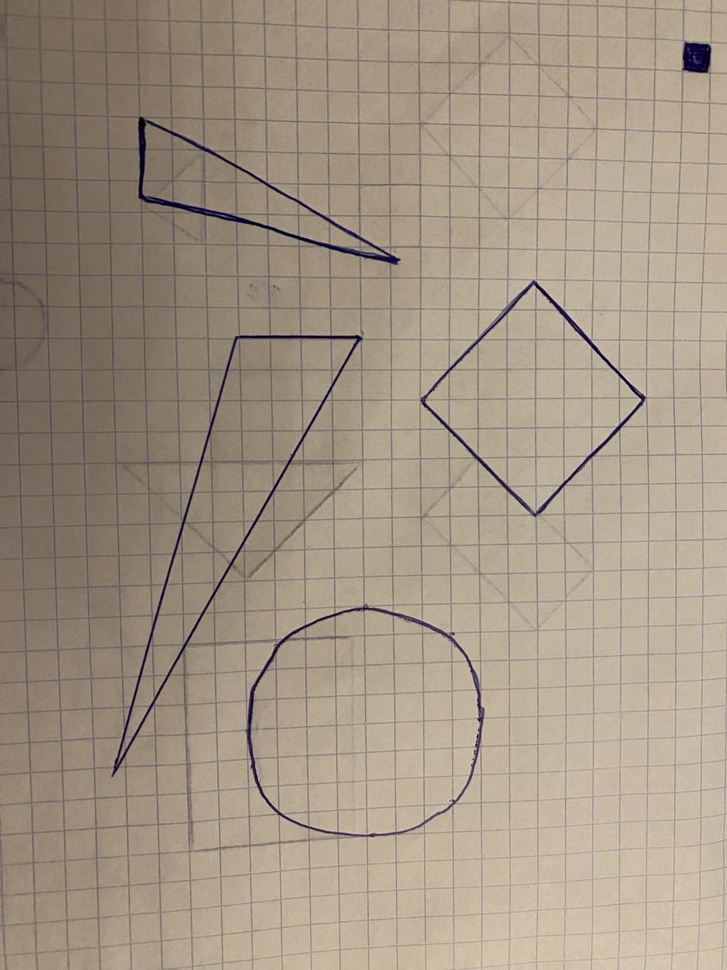
//> input picture GeometryCV/GeometryCV/CV/k1.jpg, 727 x 970 px, shrunk from 1125 x 1500 before the run
$ ./GeometryCV   (built with g++ and OpenCV 4)
//> lines starting //> are read from the running program, lines starting //| are printed output that depends on the picture; after the words box and inside, x2 and y2 are one past the last pixel; in counts of white or black regions, pixels touching at a corner belong together
//> further down, image is the input picture: 970 rows x 727 cols, CV_8UC3; mean B, G, R 132.8, 149.8, 163.5
#include <opencv2/opencv.hpp>
#include <opencv2/core.hpp>
#include <opencv2/imgcodecs.hpp>
#include <opencv2/highgui.hpp>
#include <iostream>
#include <iomanip>
#include <cmath>

cv::Mat preProcessing(cv::Mat img)
{
    cv::Mat imgPre;
    // Zamiana na kolorów obrazu na skale szaroœci w celu umo¿liwnienia detekcji Canny
    cv::cvtColor(img, img, cv::COLOR_BGR2GRAY);
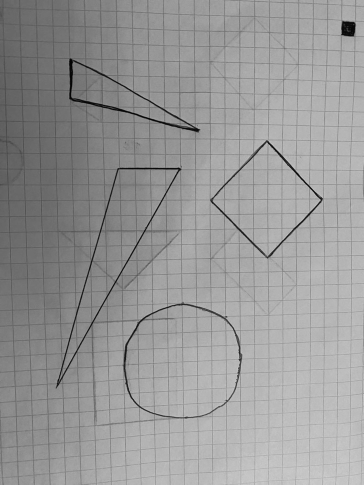
//> img: 970 rows x 727 cols, CV_8UC1 (shown at 1/2 size); min 0, max 211, mean 152

    // Zastosowanie rozmazywania gaussowskiego w celu wyg³adzenia krawedzi monet
    cv::GaussianBlur(img, imgPre, cv::Size(5, 5), 3);

    // Detekcja krawêdzi o okreœlonej czu³oœci, dostosowany na podstawie eksperymentów
    cv::Canny(imgPre, imgPre, 170, 170);
//> imgPre: 970 rows x 727 cols, CV_8UC1; 1% white in thin lines or dots, all inside (x1, y1, x2, y2) = (111, 41, 712, 839)

    // Rozszerzanie (dylatacja) konturów na obrazie, aby po³¹czyæ s¹siednie piksele i wype³niæ luki.
    cv::Mat kernel = cv::getStructuringElement(cv::MORPH_RECT, cv::Size(3, 3));
    cv::dilate(imgPre, imgPre, kernel, cv::Point(-1, -1), 1);

    // Operacja morfologiczna zamkniêcia, zastosowana w celu zamkniêcia ma³ych luk i usuwania ma³ych obiektów na obrazie.
    cv::morphologyEx(imgPre, imgPre, cv::MORPH_CLOSE, kernel);
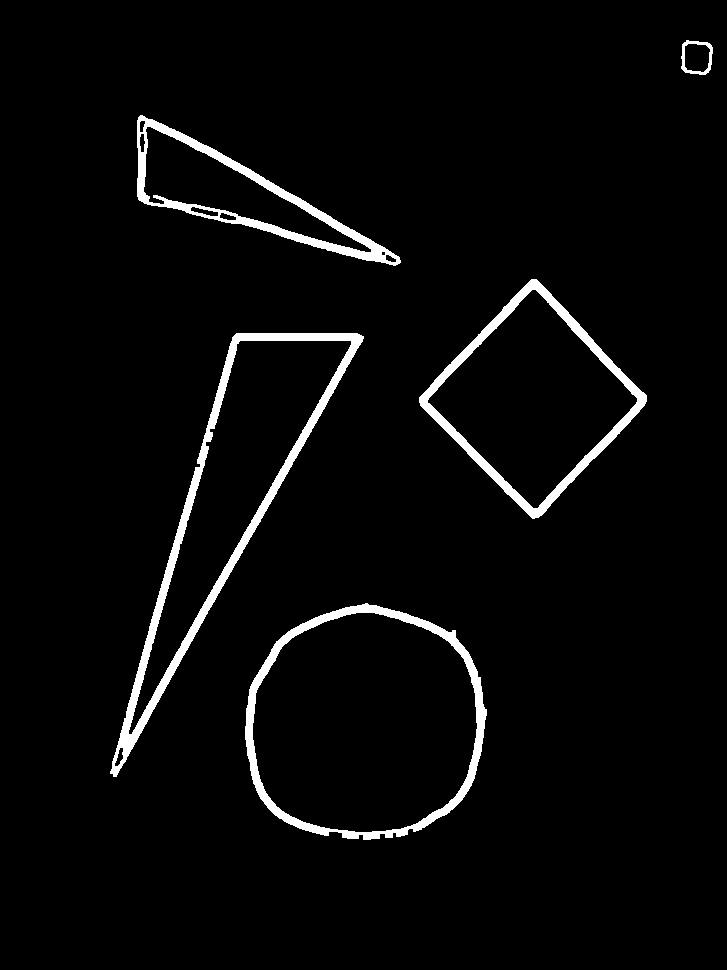
//> imgPre: 970 rows x 727 cols, CV_8UC1; 3.5% white; 5 white regions

    return imgPre;
}

std::string rozpoznajFigury(const std::vector<cv::Point>& contour)
{
    int numVertices = contour.size();

    if (numVertices == 4)
    {
        double side1 = cv::norm(contour[0] - contour[1]);
        double side2 = cv::norm(contour[1] - contour[2]);
        double side3 = cv::norm(contour[2] - contour[3]);
        double side4 = cv::norm(contour[3] - contour[0]);

        double maxSide = std::max({ side1, side2, side3, side4 });
        double minSide = std::min({ side1, side2, side3, side4 });

        // Sprawdz roznice najkrotszego i najdluzszego boku czworoboku, aby wyrózniæ który jest kwadratem
        if (std::abs(maxSide - minSide) < 20)
        {
            return "Square";
        }
        else
        {
            return "Rectangle";
        }
    }
    else if (numVertices == 3)
    {
        return "Triangle";
    }
    else if (numVertices > 4)
    {
        return "Circle";
    }
}


std::vector<cv::Point> aproksymacjaKonturu(const std::vector<cv::Point>& contour)
{
    std::vector<cv::Point> approx;
    cv::approxPolyDP(contour, approx, cv::arcLength(contour, true) * 0.03, true);
    return approx;
}

void okreslGeometrie(cv::Mat image, const std::vector<std::vector<cv::Point>>& contours, double area, size_t closestContourIndex)
{
    double skala = 5 / std::sqrt(area);

    for (size_t j = 0; j < contours.size(); ++j)
    {
        double areaSmall = cv::contourArea(contours[j]);

        // Zignoruj ma³e kontury
        if (areaSmall < 500)
            continue;

        // SprawdŸ, czy kontur jest wystarczaj¹co du¿y w porównaniu do konturu referencyjnego
        double areaRatio = areaSmall / area;
        if (areaRatio < 0.1)
            continue;

        if (j == closestContourIndex)
            break;
        else
        {
            std::string figura = rozpoznajFigury(contours[j]);
            cv::putText(image, figura, contours[j][0], cv::FONT_HERSHEY_SIMPLEX, 0.8, cv::Scalar(0, 0, 255), 2); // Wyswietlanie rozpoznanych figur geometrycznych

            if (figura == "Triangle" || figura == "Rectangle" || figura == "Square")
            {
                for (size_t i = 0; i < contours[j].size(); ++i)
                {
                    cv::circle(image, contours[j][i], 3, cv::Scalar(255, 0, 0), -1);

                    cv::Point pt1 = contours[j][i];
                    cv::Point pt2 = contours[j][(i + 1) % contours[j].size()];
                    double distance = cv::norm(pt1 - pt2);

                    distance = distance * skala; // Przeskalowanie d³ugoœci boku wzglêdem referencji

                    cv::Point textPos = (pt1 + pt2) / 2;
                    cv::Point textDir = pt2 - pt1;
                    cv::Point textOffset = cv::Point(-10, -10);

                    std::stringstream ss;
                    ss << std::fixed << std::setprecision(1) << distance;
                    std::string distanceString = ss.str();

                    cv::putText(image, distanceString + " mm", textPos + textOffset, cv::FONT_HERSHEY_SIMPLEX, 0.5, cv::Scalar(0, 255, 255), 2); //Wyswietlenie dlugosci bokow w mm
                }
            }
            else if (figura == "Circle")
            {
                cv::Point2f center;
                float radius;
                cv::minEnclosingCircle(contours[j], center, radius);

                radius = radius * skala; // Przeskalowanie dlugosci promienia wzgledem referencji

                std::stringstream ss;
                ss << std::fixed << std::setprecision(1) << radius;
                std::string radiusString = ss.str();

                cv::putText(image, "R=" + radiusString + " mm", center, cv::FONT_HERSHEY_SIMPLEX, 0.5, cv::Scalar(0, 255, 255), 2); // Wyswietlenie promienia w mm
            }
        }
    }
}

int main()
{
    std::vector<std::string> imagePaths = { "CV\\k1.jpg",
                                            "CV\\k2.jpg",
                                            "CV\\k3.jpg" };

    int currentImageIndex = 0;
    int numImages = imagePaths.size();

    cv::Mat image = cv::imread(imagePaths[currentImageIndex]);

    if (image.empty())
    {
        std::cout << "Could not upload the image." << std::endl;
        return -1;
    }

    cv::Mat imgPre = preProcessing(image);

    std::vector<std::vector<cv::Point>> contours;
    cv::findContours(imgPre, contours, cv::RETR_EXTERNAL, cv::CHAIN_APPROX_SIMPLE);
//> contours = 5 contours; box (x1, y1, x2, y2) and area: (245, 603, 487, 840) 45266, (110, 333, 364, 777) 30902, (419, 279, 647, 519) 28529, (137, 115, 401, 266) 13382, (681, 40, 713, 75) 899

    // Utworzenie wektora do przechowywania uproszczonych konturów
    std::vector<std::vector<cv::Point>> simplifiedContours;

    // Uproszczenie konturów
    for (const auto& contour : contours)
    {
        std::vector<cv::Point> simplifiedContour = aproksymacjaKonturu(contour);
        simplifiedContours.push_back(simplifiedContour);
    }
//> this loop made 5 passes
//> simplifiedContour on passes 2, 4: 3 Points (x, y): [363, 336], [232, 337], [113, 776], 3 Points (x, y): [138, 117], [144, 203], [400, 262]

    double minDistance = std::numeric_limits<double>::max();
    size_t closestContourIndex = 0;

    // Szukanie konturu referencyjnego najbli¿ej prawego górnego rogu
    for (size_t i = 0; i < contours.size(); ++i)
    {
        const auto& contour = contours[i];
        for (const auto& point : contour)
        {
            double distance = cv::norm(point - cv::Point(image.cols, 0)); // Odleg³oœæ od prawego górnego rogu

            if (distance < minDistance)
            {
                minDistance = distance;
                closestContourIndex = i;
            }
        }
    }
//> this loop made 5 passes
//> (minDistance, closestContourIndex) on passes 1 to 5: (686.2, 0), (495.4, 1), (338.1, 2), (338.1, 2), (46.52, 4)
//> after the loop, minDistance = 46.52; closestContourIndex = 4

    double area = cv::contourArea(contours[closestContourIndex]);
//> area = 899

    while (true)
    {
        cv::Mat imageToShow = image.clone();
        cv::Mat imgPreToShow = imgPre.clone();

        // Wyœwietlanie konturów na obrazie
        for (size_t i = 0; i < contours.size(); ++i)
        {
            if (i == closestContourIndex) // Wyj¹tek dla konturu referencyjnego
            {
                cv::drawContours(imageToShow, contours, static_cast<int>(closestContourIndex), cv::Scalar(0, 255, 255), 3);
                cv::putText(imageToShow, "Reference", contours[closestContourIndex][0] + cv::Point(-140, 0), cv::FONT_HERSHEY_SIMPLEX, 0.8, cv::Scalar(0, 255, 255), 2);
            }
            else
            {
                cv::drawContours(imageToShow, std::vector<std::vector<cv::Point>>{contours[i]}, -1, cv::Scalar(0, 0, 255), 3);
            }
        }
//> this loop made 5 passes
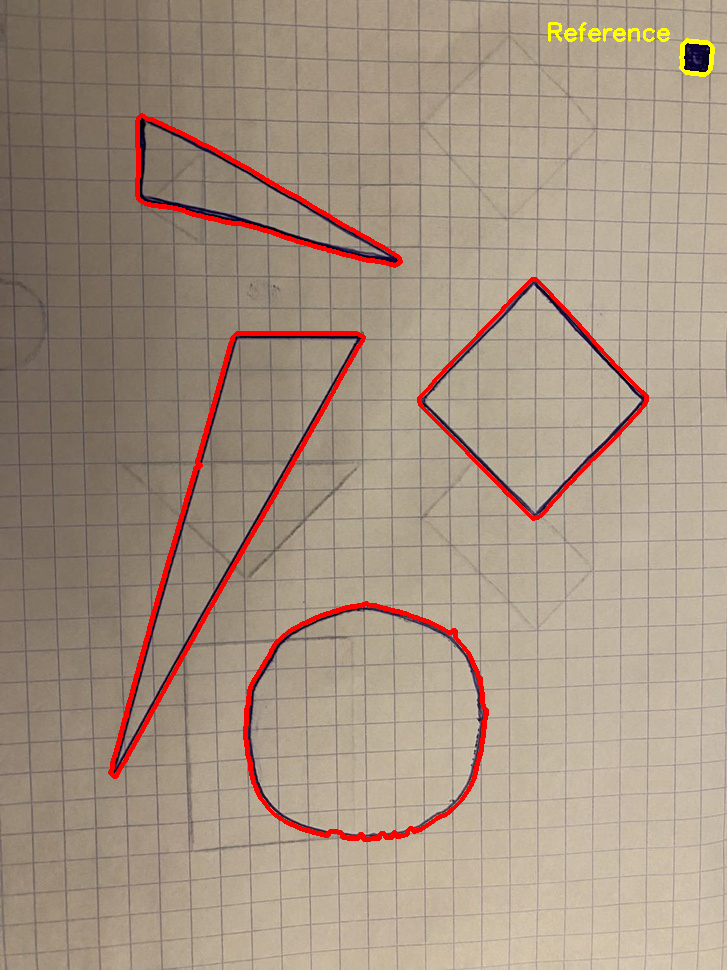
//> imageToShow: 970 rows x 727 cols, CV_8UC3; 2.24% of pixels changed, all inside (x1, y1, x2, y2) = (108, 22, 715, 842)

        okreslGeometrie(imageToShow, simplifiedContours, area, closestContourIndex);
//> in okreslGeometrie, `double skala = 5 / std::sqrt(area);`: skala = 0.167
//> the loop in okreslGeometrie, `for (size_t j = 0; j < contours.size(); ++j)` made 5 passes
//> (areaSmall, areaRatio, numVertices in rozpoznajFigury, side1 in rozpoznajFigury, side2 in rozpoznajFigury, side3 in rozpoznajFigury, side4 in rozpoznajFigury, maxSide in rozpoznajFigury) on pass 3: (27137, 30.19, 4, 166.4, 163.3, 166.4, 163.3, 166.4)
//> pass 1, in okreslGeometrie, `cv::putText(image, figura, contours[j][0], cv::FONT_HERSHEY_SIMPLEX, 0..`:
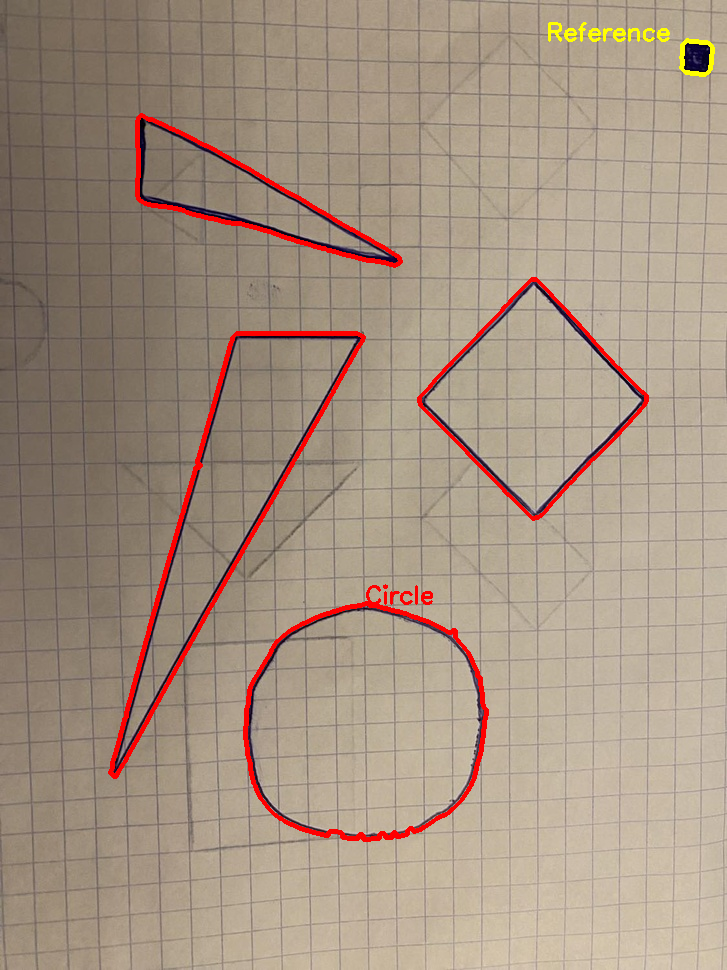
//> image: 970 rows x 727 cols, CV_8UC3; 0.07% of pixels changed, all inside (x1, y1, x2, y2) = (366, 584, 433, 605)
//> pass 1, in okreslGeometrie, `cv::putText(image, "R=" + radiusString + " mm", center, cv::FONT_HERSH..`:
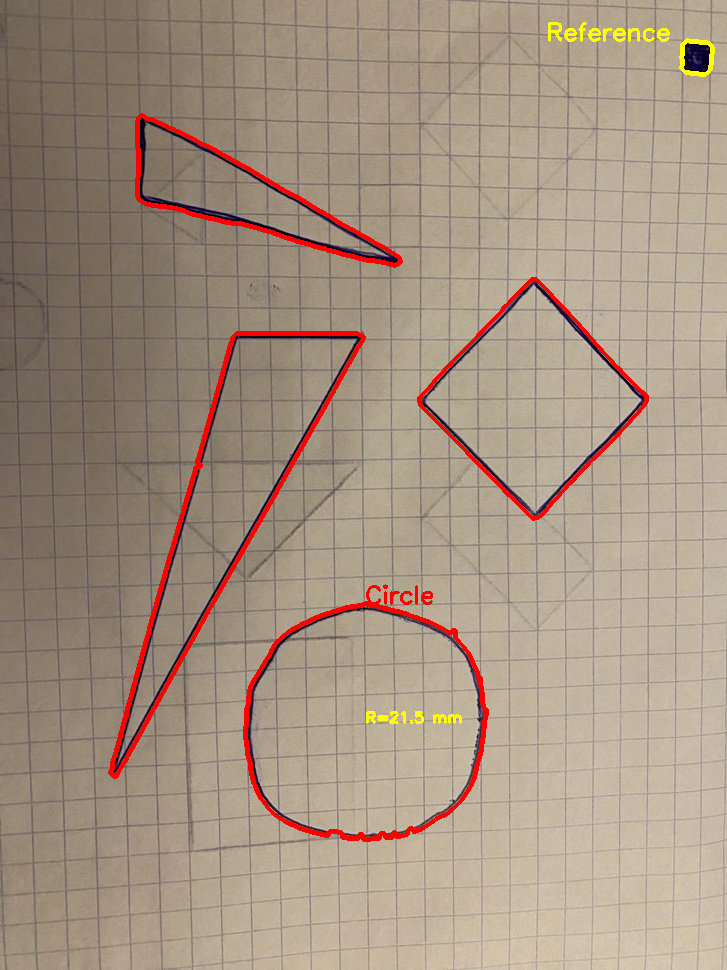
//> image: 970 rows x 727 cols, CV_8UC3; 0.08% of pixels changed, all inside (x1, y1, x2, y2) = (366, 711, 462, 724)
//> after the loop in okreslGeometrie, `for (size_t j = 0; j < contours.size(); ++j)`:
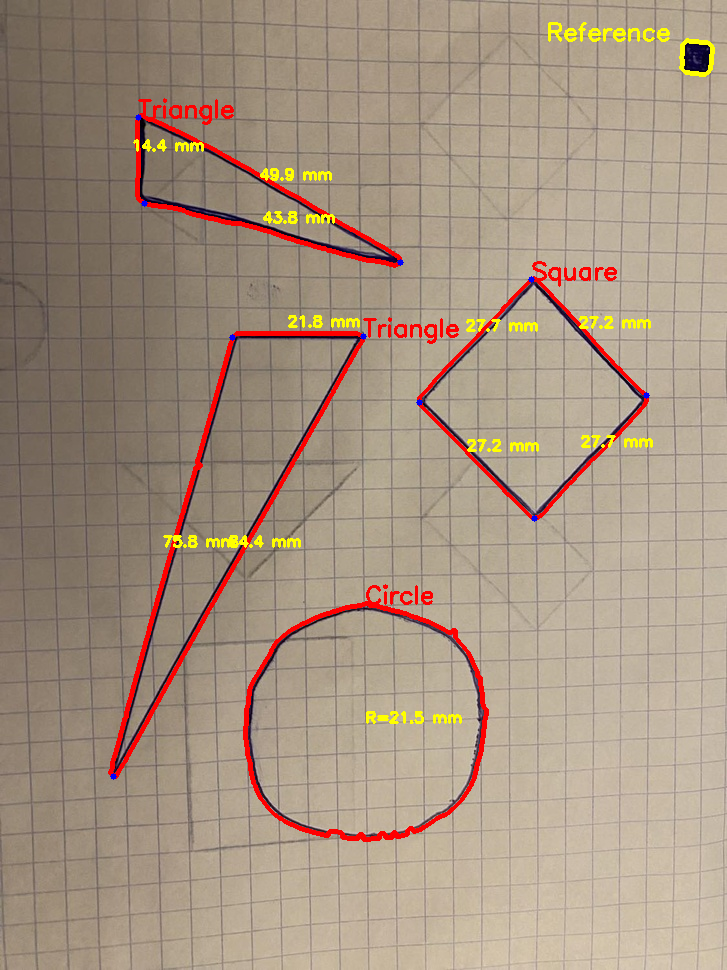
//> image: 970 rows x 727 cols, CV_8UC3; mean B, G, R 128.7, 147.4, 166.7

        cv::namedWindow("Original image", cv::WINDOW_NORMAL);
        cv::imshow("Original image", imageToShow);

        cv::namedWindow("Image after preprocessing", cv::WINDOW_NORMAL);
        cv::imshow("Image after preprocessing", imgPreToShow);

        int key = cv::waitKey(0);
//> the Esc key is pressed

        if (key == 27) // Esc - Wyjœcie z programu
            break;
        else if (key == 32) // Spacja - Prze³¹czanie obrazków
        {
            currentImageIndex = (currentImageIndex + 1) % numImages;
            image = cv::imread(imagePaths[currentImageIndex]);

            if (image.empty())
            {
                std::cout << "Could not read the image." << std::endl;
                break;
            }

            imgPre = preProcessing(image);

            contours.clear();
            cv::findContours(imgPre, contours, cv::RETR_EXTERNAL, cv::CHAIN_APPROX_SIMPLE);

            simplifiedContours.clear();
            for (const auto& contour : contours)
            {
                std::vector<cv::Point> simplifiedContour = aproksymacjaKonturu(contour);
                simplifiedContours.push_back(simplifiedContour);
            }

            minDistance = std::numeric_limits<double>::max();
            closestContourIndex = 0;

            for (size_t i = 0; i < contours.size(); ++i)
            {
                const auto& contour = contours[i];
                for (const auto& point : contour)
                {
                    double distance = cv::norm(point - cv::Point(image.cols, 0)); // Odleg³oœæ od prawego górnego rogu

                    if (distance < minDistance)
                    {
                        minDistance = distance;
                        closestContourIndex = i;
                    }
                }
            }

            area = cv::contourArea(contours[closestContourIndex]);
        }
    }

    cv::destroyAllWindows();
    return 0;
}
